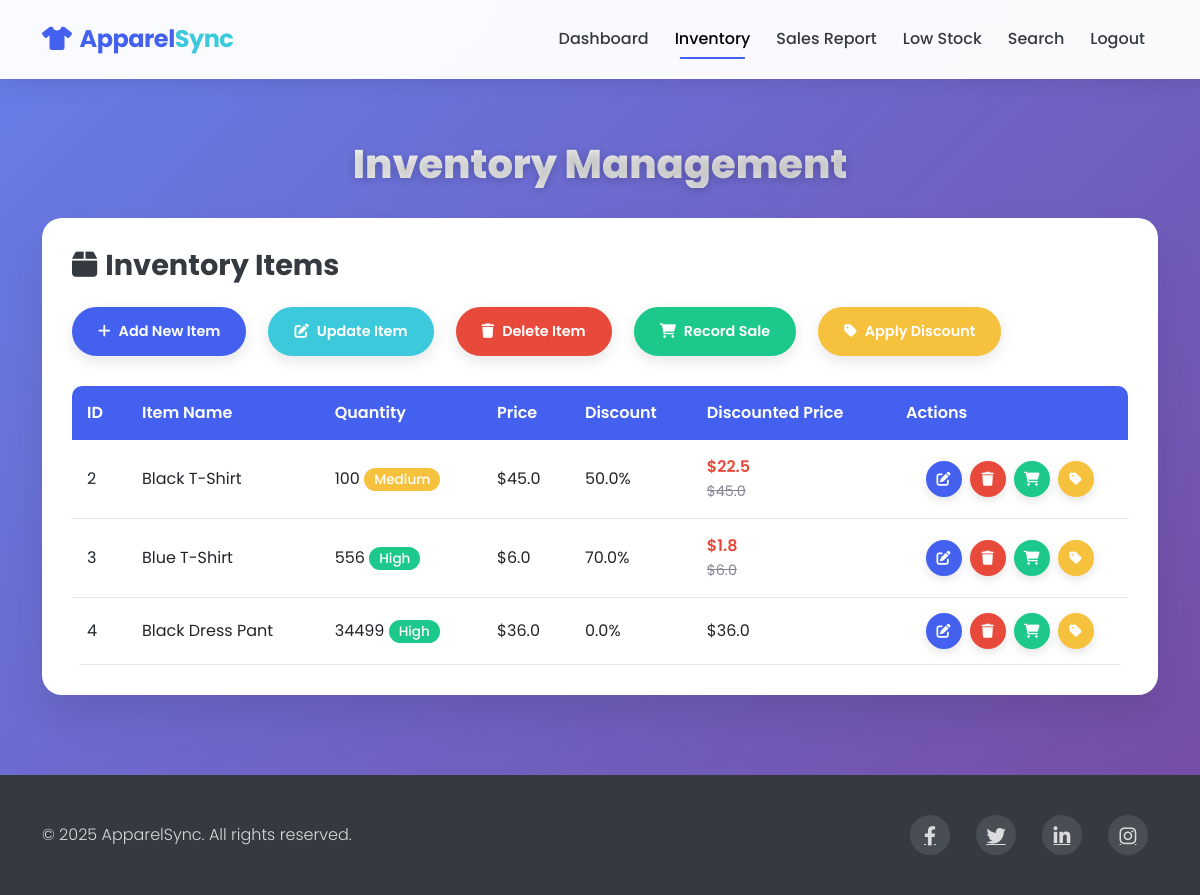
/dashboard/view_inventory (signed in), run on an earlier commit of the app's database.
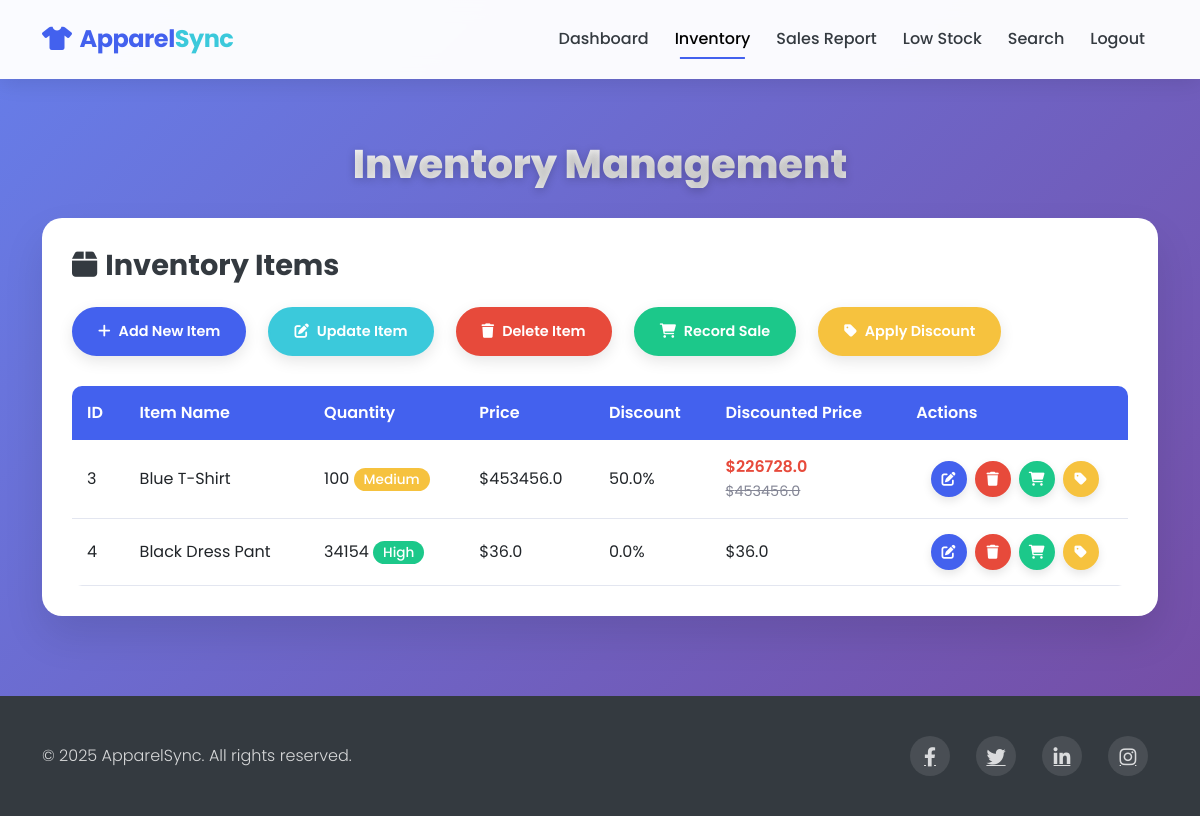
And on a later commit of the database.
### models.py (models this page shows)
class InventoryItem(db.Model):
    id = db.Column(db.Integer, primary_key=True)
    item_name = db.Column(db.String(100), nullable=False)
    quantity = db.Column(db.Integer, nullable=False)
    price = db.Column(db.Float, nullable=False)
    discount = db.Column(db.Float, default=0.0)
    sales = db.relationship('Sale', backref='item', lazy=True)
    low_stock_alerts = db.relationship('LowStock', backref='item', lazy=True)

### routes.py (the view)
@app.route('/dashboard/view_inventory', methods=['GET'])
@login_required
def view_inventory():
    inventory = InventoryItem.query.all()
    return render_template('view_inventory.html', inventory=inventory)

### app.py (called while the page is built)
@login_manager.user_loader
def load_user(user_id):
    return User.query.get(int(user_id))

### templates/view_inventory.html (shortened to what this page needs)
<!DOCTYPE html>
<html lang="en">
<head>
    <link href="https://cdn.jsdelivr.net/npm/bootstrap@5.3.0-alpha1/dist/css/bootstrap.min.css" rel="stylesheet">
    <link rel="stylesheet" href="https://cdnjs.cloudflare.com/ajax/libs/font-awesome/6.0.0/css/all.min.css">
</head>
<body>
    <nav class="navbar navbar-expand-lg navbar-light py-3 fixed-top">
        <div class="container">
            <a class="navbar-brand" href="/"><i class="fas fa-tshirt me-2"></i>Apparel<span>Sync</span></a>
            <div class="collapse navbar-collapse" id="navbarNav">
                <ul class="navbar-nav ms-auto">
                    <li class="nav-item">
                        <a class="nav-link" href="/dashboard">Dashboard</a>
                    </li>
                    <li class="nav-item">
                        <a class="nav-link active" href="/dashboard/view_inventory">Inventory</a>
                    </li>
                    <li class="nav-item">
                        <a class="nav-link" href="/dashboard/sales_report">Sales Report</a>
                    </li>
                    <li class="nav-item">
                        <a class="nav-link" href="/dashboard/low_stock">Low Stock</a>
                    </li>
                    <li class="nav-item">
                        <a class="nav-link" href="/dashboard/search">Search</a>
                    </li>
                    <li class="nav-item">
                        <a class="nav-link" href="/logout">Logout</a>
                    </li>
                </ul>
            </div>
        </div>
    </nav>
    <section class="content-section">
        <div class="container">
            <h1 class="page-title">Inventory Management</h1>
            <div class="inventory-card">
                <div class="mb-4">
                    <h3 class="mb-4"><i class="fas fa-box me-2"></i>Inventory Items</h3>
                    <div class="action-buttons">
                        <a href="/dashboard/add_item" class="btn btn-add btn-action">
                            <i class="fas fa-plus me-2"></i>Add New Item
                        </a>
                        <a href="/dashboard/update_item" class="btn btn-edit btn-action">
                            <i class="fas fa-edit me-2"></i>Update Item
                        </a>
                        <a href="/dashboard/delete_item" class="btn btn-delete btn-action">
                            <i class="fas fa-trash me-2"></i>Delete Item
                        </a>
                        <a href="/dashboard/add_sales" class="btn btn-sale btn-action">
                            <i class="fas fa-shopping-cart me-2"></i>Record Sale
                        </a>
                        <a href="/dashboard/apply_discount" class="btn btn-discount btn-action">
                            <i class="fas fa-tag me-2"></i>Apply Discount
                        </a>
                    </div>
                </div>
                <div class="table-responsive">
                    <table class="inventory-table">
                        <thead>
                            <tr>
                                <th>ID</th>
                                <th>Item Name</th>
                                <th>Quantity</th>
                                <th>Price</th>
                                <th>Discount</th>
                                <th>Discounted Price</th>
                                <th>Actions</th>
                            </tr>
                        </thead>
                        <tbody>
                            {% if inventory %}
                                {% for item in inventory %}
                                    <tr>
                                        <td>{{ item.id }}</td>
                                        <td>{{ item.item_name }}</td>
                                        <td>
                                            {{ item.quantity }}
                                            {% if item.quantity > 100 %}
                                                <span class="badge badge-stock badge-high">High</span>
                                            {% elif item.quantity > 50 %}
                                                <span class="badge badge-stock badge-medium">Medium</span>
                                            {% else %}
                                                <span class="badge badge-stock badge-low">Low</span>
                                            {% endif %}
                                        </td>
                                        <td>${{ item.price | round(2) }}</td>
                                        <td>{{ item.discount | round }}%</td>
                                        <td>
                                            {% if item.discount > 0 %}
                                                <span class="price-discounted">${{ (item.price - (item.price * item.discount / 100)) | round(2) }}</span>
                                                <div><small class="original-price">${{ item.price | round(2) }}</small></div>
                                            {% else %}
                                                ${{ item.price | round(2) }}
                                            {% endif %}
                                        </td>
                                        <td>
                                            <div class="table-action-buttons">
                                                <a href="/dashboard/update_item?id={{ item.id }}" class="table-btn table-btn-primary" title="Edit">
                                                    <i class="fas fa-edit"></i>
                                                </a>
                                                <a href="/dashboard/delete_item?id={{ item.id }}" class="table-btn table-btn-danger" title="Delete">
                                                    <i class="fas fa-trash"></i>
                                                </a>
                                                <a href="/dashboard/add_sales?id={{ item.id }}" class="table-btn table-btn-success" title="Record Sale">
                                                    <i class="fas fa-shopping-cart"></i>
                                                </a>
                                                <a href="/dashboard/apply_discount?id={{ item.id }}" class="table-btn table-btn-warning" title="Apply Discount">
                                                    <i class="fas fa-tag"></i>
                                                </a>
                                            </div>
                                        </td>
                                    </tr>
                                {% endfor %}
                            {% else %}
                                <tr>
                                    <td colspan="7" class="text-center">No inventory items found</td>
                                </tr>
                            {% endif %}
                        </tbody>
                    </table>
                </div>
            </div>
        </div>
    </section>
    <footer>
        <div class="container">
            <div class="row align-items-center">
                <div class="col-md-6">
                    <p class="copyright mb-0">&copy; 2025 ApparelSync. All rights reserved.</p>
                </div>
                <div class="col-md-6">
                    <div class="social-icons">
                        <a href="#" class="me-3"><i class="fab fa-facebook-f"></i></a>
                        <a href="#" class="me-3"><i class="fab fa-twitter"></i></a>
                        <a href="#" class="me-3"><i class="fab fa-linkedin-in"></i></a>
                        <a href="#"><i class="fab fa-instagram"></i></a>
                    </div>
                </div>
            </div>
        </div>
    </footer>
</body>
</html>

What changed in the data, as far as the page shows it:
removed InventoryItem: id "2", item_name "Black T-Shirt", quantity "100", shows "Medium", price "45.0", discount "50.0", (item.price-(item.price*item.discount/100))|round(2) "22.5"
changed InventoryItem "Blue T-Shirt": quantity "556" → "100"; price "6.0" → "453456.0"; discount "70.0" → "50.0"; (item.price-(item.price*item.discount/100))|round(2) "1.8" → "226728.0"; quantity "High" → "Medium"
changed InventoryItem "Black Dress Pant": quantity "34499" → "34154"
